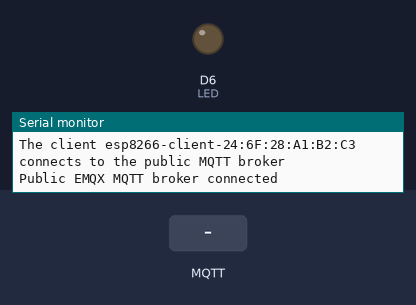
This sketch was run on a simulated ESP8266 (NodeMCU). Shown: output pins drawn as LEDs (lit = HIGH), the last lines printed to the serial monitor. The test bench sets the inputs (shaded band). WiFi joins after 1.5 s; servers stay silent unless stated; no MQTT or app messages arrive unless stated.

Above: at 3.7 s.
3.8 s: MQTT message "on" arrives on the first subscribed topic
At 4.7 s:
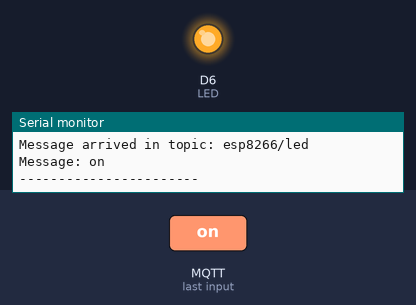
5.3 s: MQTT message "off" arrives on the first subscribed topic
At 5.9 s:
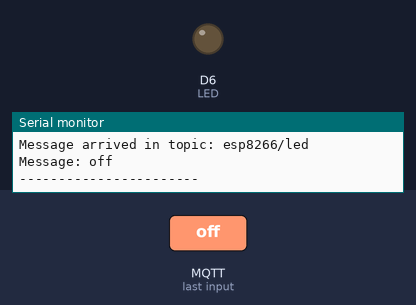
Timing chart, 0 to 8.3 s (numbered marks = the images above; inputs shaded):
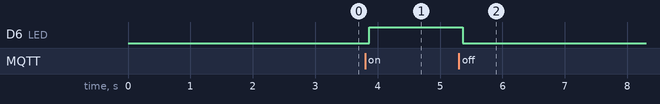

The sketch:

emqx.ino
```cpp
/*https://www.emqx.com/en/blog/esp8266_mqtt_led  , https://cloud-intl.emqx.com/console/
  by Mr.Pornchai Thong-in
  Computer technology Mahasarakham Technical College
 */

#include <ESP8266WiFi.h>
#include <PubSubClient.h>

// GPIO 5 D1
int LED = D6;

// WiFi
const char *ssid = "*****"; // Enter your WiFi name
const char *password = "*******";  // Enter WiFi password

// MQTT Broker
const char *mqtt_broker = "broker.emqx.io";
const char *topic = "esp8266/led";
const char *mqtt_username = "user";
const char *mqtt_password = "password";
const int mqtt_port = 1883;

bool ledState = false;

WiFiClient espClient;
PubSubClient client(espClient);

void setup() {
    // Set software serial baud to 115200;
    Serial.begin(115200);
    delay(1000); // Delay for stability

    // Connecting to a WiFi network
    WiFi.begin(ssid, password);
    while (WiFi.status() != WL_CONNECTED) {
        delay(500);
        Serial.println("Connecting to WiFi...");
    }
    Serial.println("Connected to the WiFi network");

    // Setting LED pin as output
    pinMode(LED, OUTPUT);
    digitalWrite(LED, LOW);  // Turn off the LED initially

    // Connecting to an MQTT broker
    client.setServer(mqtt_broker, mqtt_port);
    client.setCallback(callback);
    while (!client.connected()) {
        String client_id = "esp8266-client-";
        client_id += String(WiFi.macAddress());
        Serial.printf("The client %s connects to the public MQTT broker\n", client_id.c_str());
        if (client.connect(client_id.c_str(), mqtt_username, mqtt_password)) {
            Serial.println("Public EMQX MQTT broker connected");
        } else {
            Serial.print("Failed with state ");
            Serial.print(client.state());
            delay(2000);
        }
    }

    // Publish and subscribe
    client.publish(topic, "hello emqx");
    client.subscribe(topic);
}

void callback(char *topic, byte *payload, unsigned int length) {
    Serial.print("Message arrived in topic: ");
    Serial.println(topic);
    Serial.print("Message: ");
    String message;
    for (int i = 0; i < length; i++) {
        message += (char) payload[i];  // Convert *byte to string
    }
    Serial.print(message);
    if (message == "on" && !ledState) {
        digitalWrite(LED, HIGH);  // Turn on the LED
        ledState = true;
    }
    if (message == "off" && ledState) {
        digitalWrite(LED, LOW); // Turn off the LED
        ledState = false;
    }
    Serial.println();
    Serial.println("-----------------------");
}

void loop() {
    client.loop();
    delay(100); // Delay for a short period in each loop iteration
}
```

Measured:
- after the input at 3.8 s, D6 (LED): LOW → HIGH after 0.06 s
- after the input at 5.3 s, D6 (LED): HIGH → LOW after 0.06 s
